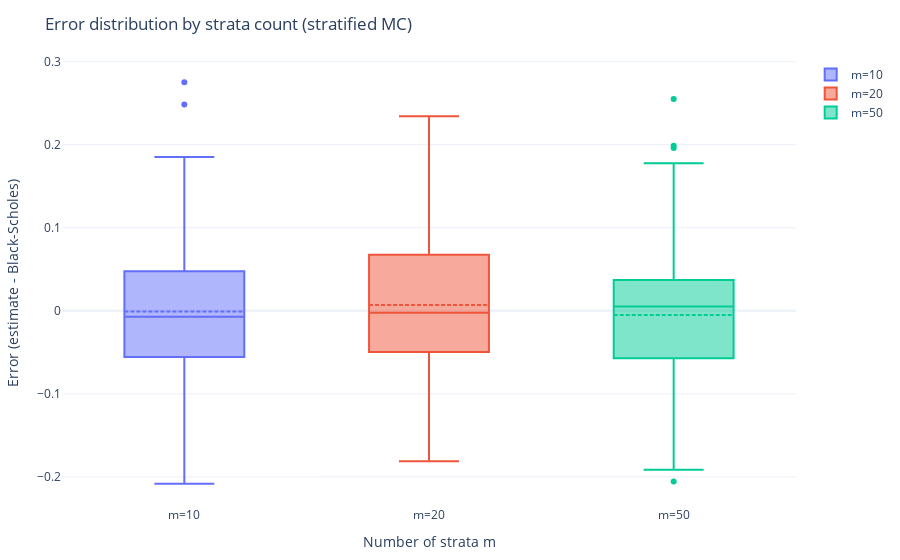

Notebook code for this chart:
### Code cell
with box_path.open("rb") as f:
    box_fig = pickle.load(f)
box_fig
